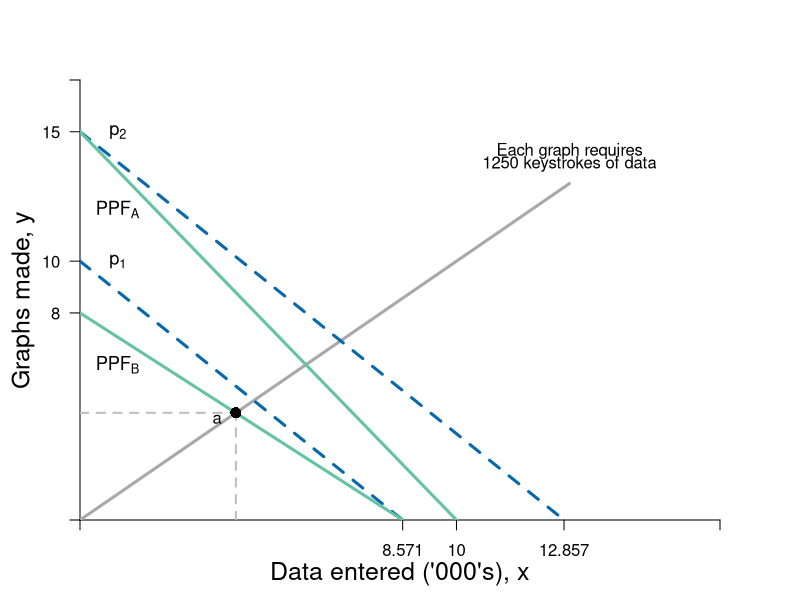

Here is the R script that generated this plot:
#Graph Designer: Simon Halliday + Scott Cohn
#Authors: Bowles and Halliday
#Title: Coordination, Conflict and Competition: A Text in Microeconomics

require(shape)
pdf(file = "specprodexch/data_entered.pdf", width = 8, height = 8)

#Set parameters for graphics
axislabelsize <- 1.5
labelsize <- 1.1
graphlinewidth <- 3
segmentlinewidth <- 2

COL <- c("#7fc97f", "#beaed4", "#fdc086", "#ffff99", "#386cb0", "#f0027f", "#bf5b17", "#666666")
COLA <- c("#e0f3db", "#99d8c9","#66c2a4","#41ae76", "#238b45", "#005824")
COLB <- c("#4eb3d3", "#2b8cbe", "#0868ac","#084081")

#Edited the margins to cater for the larger LHS labels
par(mar =  c(4, 4, 4, 4))

xlims <- c(0, 17)
ylims <- c(0, 17)

npts <- 501 
x <- seq(xlims[1], xlims[2], length.out = npts)
y <- seq(ylims[1], ylims[2], length.out = npts) 
a <- c(3.25, 5.25, 7.25)

plot(0, 0, xlim = xlims, ylim = ylims, type = "n",
     xlab = expression(paste("")),
     ylab = expression(paste("")), 
     xaxt = "n", 
     yaxt = "n", 
     cex.lab = axislabelsize, 
     bty = "n", 
     xaxs="i", 
     yaxs="i"
)


# ticksy <- seq(from = 0, to = ylims[2], by = 1)
# ylabels <- seq(from = 0, to = ylims[2], by = 1)
# ticksx <- seq(from = 0, to = xlims[2], by = 1)
# xlabels <- seq(from = 0, to = xlims[2], by = 1)
ticksy <- c(ylims[1], 8, 10, 15, ylims[2])
ylabels <- c(NA, 8, 10, 15, NA)
ticksx <- c(xlims[1], 8.571, 10, 12.857, xlims[2])
xlabels <- c(NA, 8.571, 10, 12.857, NA)

axis(1, at = ticksx, pos = 0, labels = xlabels)
axis(2, at = ticksy, pos = 0, labels = ylabels, las = 1)

npts <- 500 
xx1 <- seq(xlims[1], xlims[2], length.out = npts)

#Draw the graphs
segments(0, 0, 13, 13, lty = 1, col = "dark grey",  lwd = graphlinewidth)

segments(0, 10, 8.571, 0, lty = 2, col = COLB[3],  lwd = graphlinewidth)
segments(0, 15, 12.857, 0, lty = 2, col = COLB[3],  lwd = graphlinewidth)

segments(0, 8, 8.571, 0, lty = 1, col = COLA[3],  lwd = graphlinewidth)
segments(0, 15, 10, 0, lty = 1, col = COLA[3],  lwd = graphlinewidth)

segments(0, 4.14, 4.14, 4.14, lty = 2, col = "grey",  lwd = segmentlinewidth)
segments(4.14, 0, 4.14, 4.14, lty = 2, col = "grey",  lwd = segmentlinewidth)

#Label Points
points(4.14, 4.14, pch = 16, col = "black", cex = 1.5)
text(4.14 - 0.5, 4.14 - 0.25, expression(a))

#Axis labels
mtext(expression(paste("Data entered ('000's), ", x)), side = 1, line = 2.5, cex = axislabelsize)
text(-1.5, 8.5, expression(paste("Graphs made, ", y)), xpd = TRUE, cex = axislabelsize, srt = 90) 

#Text
text(13, 14.25, expression(paste("Each graph requires")))
text(13, 13.75, expression(paste("1250 keystrokes of data")))

#Label the curves
text(1, 10, expression(p[1]), cex = labelsize)
text(1, 15, expression(p[2]), cex = labelsize)

text(1, 12, expression(PPF[A]), cex = labelsize)
text(1, 6, expression(PPF[B]), cex = labelsize)

dev.off()
